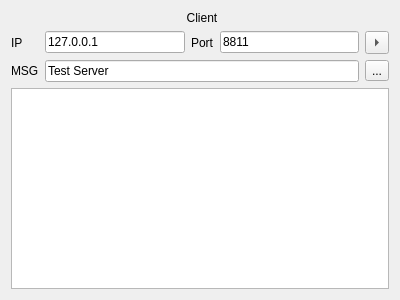
<?xml version="1.0" encoding="UTF-8"?>
<ui version="4.0">
 <class>ClientWidget</class>
 <widget class="QWidget" name="ClientWidget">
  <property name="geometry">
   <rect>
    <x>0</x>
    <y>0</y>
    <width>400</width>
    <height>300</height>
   </rect>
  </property>
  <property name="windowTitle">
   <string>Form</string>
  </property>
  <layout class="QGridLayout" name="gridLayout">
   <item row="1" column="2">
    <widget class="QLabel" name="label_2">
     <property name="text">
      <string>Port</string>
     </property>
    </widget>
   </item>
   <item row="1" column="0">
    <widget class="QLabel" name="label">
     <property name="text">
      <string>IP</string>
     </property>
    </widget>
   </item>
   <item row="1" column="4">
    <widget class="QToolButton" name="toolButton">
     <property name="text">
      <string>...</string>
     </property>
     <property name="arrowType">
      <enum>Qt::RightArrow</enum>
     </property>
    </widget>
   </item>
   <item row="2" column="0">
    <widget class="QLabel" name="label_3">
     <property name="text">
      <string>MSG</string>
     </property>
    </widget>
   </item>
   <item row="1" column="3">
    <widget class="QLineEdit" name="lineEdit_2">
     <property name="text">
      <string>8811</string>
     </property>
    </widget>
   </item>
   <item row="2" column="1" colspan="3">
    <widget class="QLineEdit" name="lineEdit_3">
     <property name="text">
      <string>Test Server</string>
     </property>
    </widget>
   </item>
   <item row="2" column="4">
    <widget class="QToolButton" name="toolButton_2">
     <property name="text">
      <string>...</string>
     </property>
    </widget>
   </item>
   <item row="1" column="1">
    <widget class="QLineEdit" name="lineEdit">
     <property name="text">
      <string>127.0.0.1</string>
     </property>
    </widget>
   </item>
   <item row="3" column="0" colspan="5">
    <widget class="QListWidget" name="listWidget"/>
   </item>
   <item row="0" column="1" colspan="3">
    <widget class="QLabel" name="label_4">
     <property name="text">
      <string>Client</string>
     </property>
     <property name="alignment">
      <set>Qt::AlignCenter</set>
     </property>
    </widget>
   </item>
  </layout>
 </widget>
 <resources/>
 <connections/>
</ui>
